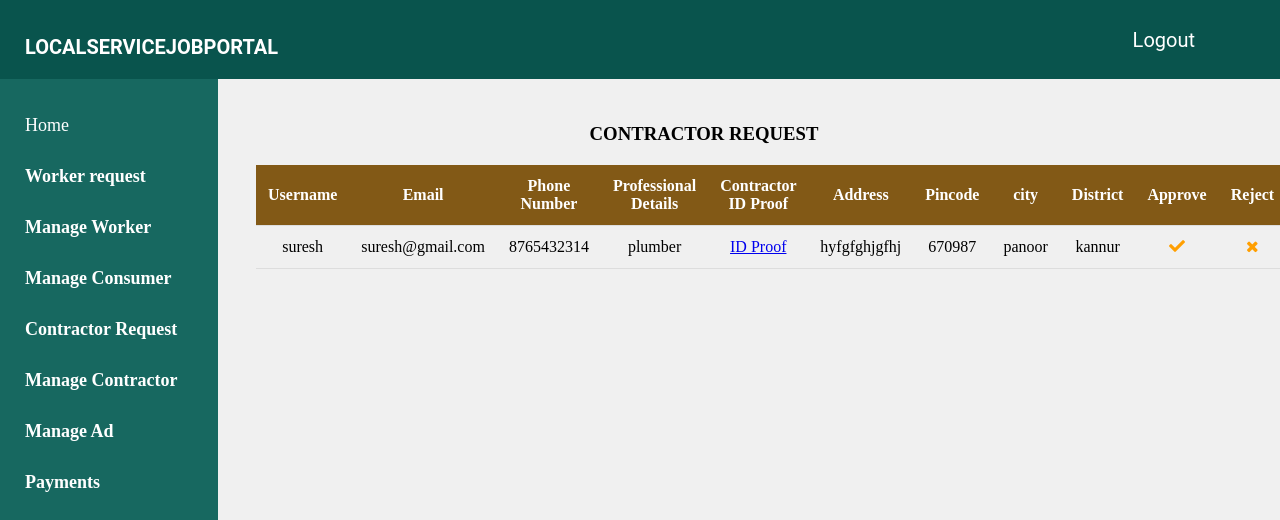
The app's page /contractor-request with its own data.
### urban/models.py (models this page shows)
class Contractor(models.Model):
    user = models.OneToOneField(User, on_delete=models.CASCADE)
    name = models.CharField(max_length=100, null=True)
    phone = models.CharField(max_length=10, null=False)
    email = models.CharField(max_length=200, null=False)
    professional_details = models.CharField(max_length=250)
    contractor_id_proof = models.FileField(max_length=20)
    address= models.CharField(max_length=50, default='address')
    pincode = models.CharField(max_length=6,default='pincode')
    city = models.CharField(max_length=25, null=False)
    district = models.CharField(max_length=25,default='district')
    status = models.BooleanField(default=False)
    workers=models.ManyToManyField(Worker,blank=True)
    is_approved = models.BooleanField(default=False)

### urban/views.py (the view)
# urls.py: path('contractor-request',views.contractor_request_view,name='contractor-request'),
def contractor_request_view(request):
    contractors = wmodels.Contractor.objects.filter(is_approved=False)
    print(contractors,'fyujm')
    return render(request, 'owner/contractor_request.html', {'contractor': contractors})

### templates/owner/contractor_request.html (shortened to what this page needs)
{% load widget_tweaks %}
{% load static %}
<!DOCTYPE html>
<html lang="en">
<head>
    <link rel="stylesheet" href="https://cdnjs.cloudflare.com/ajax/libs/font-awesome/5.14.0/css/all.css">
    <link rel="stylesheet" href="https://cdnjs.cloudflare.com/ajax/libs/font-awesome/4.7.0/css/font-awesome.min.css">
</head>
<body>
    <header>
        <nav>
            <a href=""><span>LOCALSERVICEJOBPORTAL</span></a>
            <div class="navbar">
                <div class="nav-item"><a href="{% url 'home' %}">Logout</a></div>
                <div class="nav-item"><a href=""></a></div>
                <div class="nav-item"><a href=""></a></div>
                <div class="nav-item"><a href=""></a></div>
            </div>
        </nav>
    </header>
    <div class="leftbar">
        <ul>
            <li><a href="{% url 'admin-dashboard' %}" class="active" style="color: white;">Home</a></li>
            <li><a href="{% url 'worker-request' %}" style="color: white;"><b>Worker request</b></a></li>
            <li><a href="{% url 'manage-worker' %}" style="color: white;"><b>Manage Worker</b></a></li>
            <li><a href="{% url 'manage-consumer' %}" style="color: white;"><b>Manage Consumer</b></a></li>
            <li><a href="{% url 'contractor-request' %}" style="color: white;"><b>Contractor Request</b></a></li>
            <li><a href="{% url 'manage-contractor' %}" style="color: white;"><b>Manage Contractor</b></a></li>
            <li><a href="{% url 'contractor_advertisement_list' %}" style="color: white;"><b>Manage Ad</b></a></li>
            <li><a href="{% url 'admin-payment-list' %}" style="color: white;"><b>Payments</b></a></li>
        </ul>
    </div>
    <div class="card">
        <h3>CONTRACTOR REQUEST</h3>
        <div class="card-body">
            <table>
                <thead>
                    <tr>
                        <th>Username</th>
                        <th>Email</th>
                        <th>Phone Number</th>
                        <th>Professional Details</th>
                        <th>Contractor ID Proof</th>
                        <th>Address</th>
                        <th>Pincode</th>
                        <th>city</th>
                        <th>District</th>
                        <th>Approve</th>
                        <th>Reject</th>
                    </tr>
                </thead>
                <tbody>
                    {% for d in contractor %}
                    <tr>
                        <td>{{ d.user.username }}</td>
                        <td>{{ d.email }}</td>
                        <td>{{ d.phone}}</td>
                        <td>{{ d.professional_details}}</td>
                        <td><a href="{{ d.contractor_id_proof.url }}" download>ID Proof</a></td>
                        <td>{{ d.address }}</td>
                        <td>{{ d.pincode }}</td>
                        <td>{{ d.city }}</td>
                        <td>{{ d.district }}</td>
                        <td><a href="{% url 'approve-contractor' d.id %}" class="button"><i class="fas fa-check"></i></a></td>
                        <td><a href="{% url 'reject-contractor' d.id %}" class="button"><i class="fa fa-close"></i></a></td>
                    </tr>
                    {% endfor %}
                </tbody>
            </table>
        </div>
    </div>
</body>
</html>

### templates/owner/contractor_request.html (style rules this page uses)
body { margin: 0; padding: 0; height: 100vh; background-color: #f0f0f0; display: flex; flex-direction: row; }
header { display: flex; justify-content: space-between; align-items: center; width: 100%; padding: 20px; background-color: rgb(9, 84, 77); position: fixed; z-index: 10; }
nav { display: flex; align-items: center; width: 100%; }
nav a { color: white; font-family: "Roboto", sans-serif; font-weight: bold; font-size: 20px; text-decoration: none; margin-right: auto; margin-left: 5px; margin-top: 15px; }
.navbar { display: flex; align-items: center; }
.nav-item a { font-weight: normal; margin-left: 35px; color: white; }
.leftbar { background-color: rgb(23, 104, 96); width: 17vw; height: 100vh; padding-top: 100px; position: fixed; }
.leftbar ul { list-style-type: none; padding: 0; margin: 0; }
.leftbar a { color: #495057; text-decoration: none; font-size: 18px; font-weight: 500; display: block; transition: color 0.3s, background-color 0.3s; border-radius: 4px; padding: 15px 25px; }
.card { margin-top: 13vh; margin-left: 20vw; width: 70%; }
.card h3 { text-align: center; }
table { width: 100%; border-collapse: collapse; margin-top: 20px; }
th, td { padding: 12px; text-align: center; border-bottom: 1px solid #ddd; }
th { background-color: #825916; color: white; font-weight: bold; }
.button { padding: 8px 12px; color: #ff9f01; border: none; border-radius: 4px; cursor: pointer; transition: background-color 0.3s; }

### records on screen
Contractor: user.username "suresh", email "suresh@gmail.com", phone "8765432314", professional_details "plumber", address "hyfgfghjgfhj", pincode "670987", city "panoor", district "kannur"
